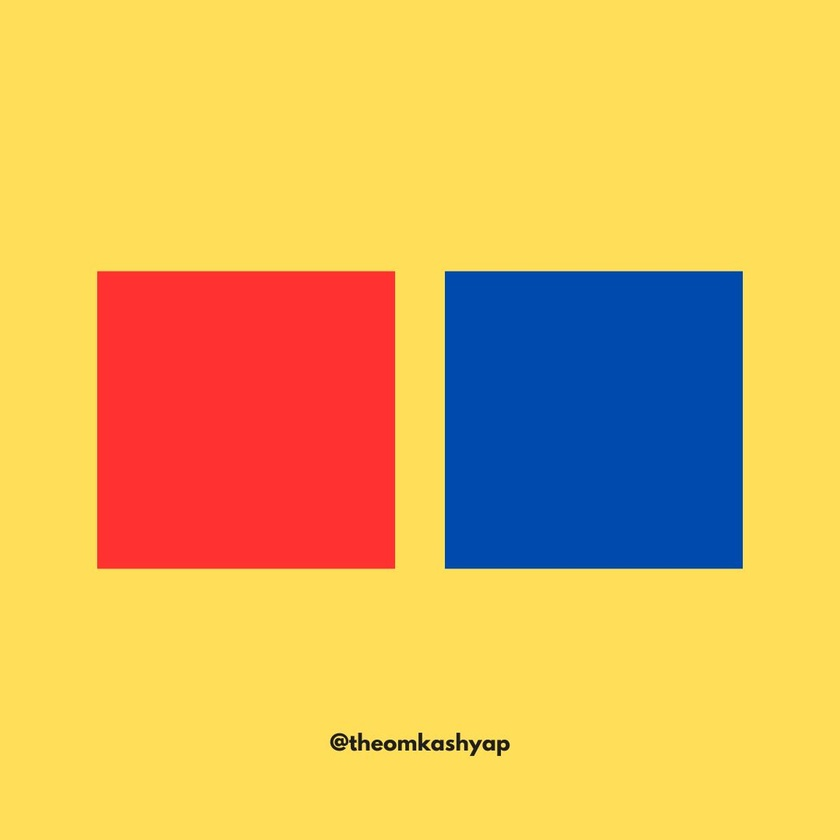
#> input picture sample.jpg, 840 x 840 px, shrunk from 1080 x 1080 before the run, found by its file name
$ python imageencryption.py
#> lines starting #> are read from the running program, lines starting #| are printed output that depends on the picture
from PIL import Image

print("IMAGE ENCRYPTION/DECRYPTION PROGRAM")

def encrypt_image(input_path, output_path, key):
#> called with input_path = 'C:\\Users\\theom\\Desktop\\sample.jpg'
    img = Image.open(input_path)
#> img is the input picture: PIL image 840x840 RGB; mean R, G, B 222.4, 181.3, 94.4
    pixels = img.load()
    width, height = img.size
#> width = 840; height = 840

    for i in range(width):
        for j in range(height):
            r, g, b = pixels[i, j]
            encrypted_pixel = (b, g, r)
            pixels[i, j] = encrypted_pixel

    img.save(output_path)
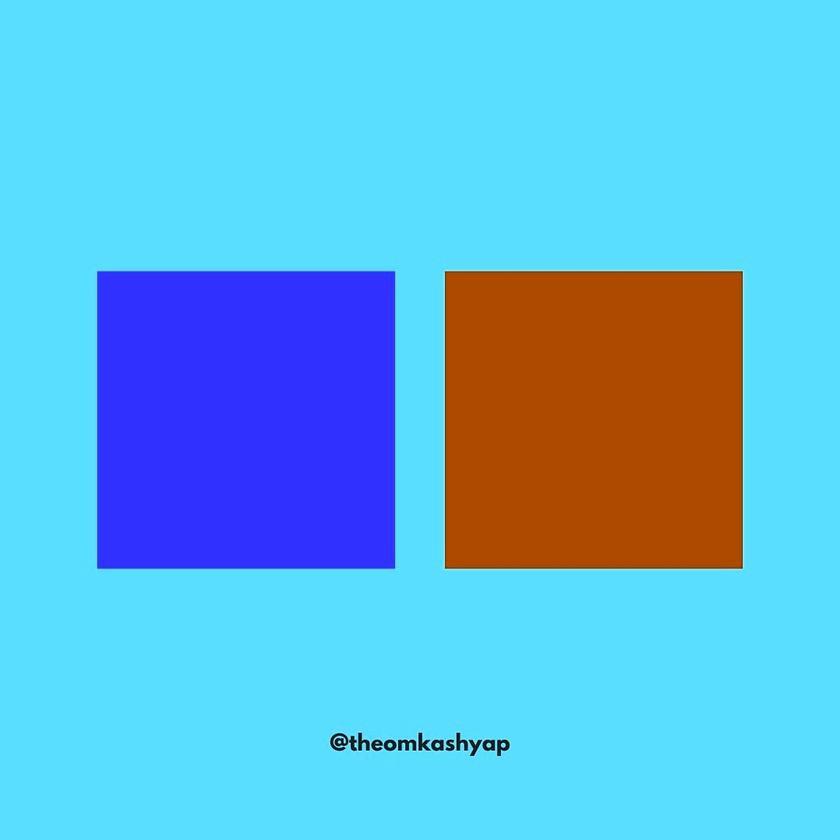
#> saved as encrypted_image.jpg: PIL image 840x840 RGB; mean R, G, B 94.4, 181.3, 222.4
    print("Image encrypted successfully!")

def decrypt_image(input_path, output_path, key):
    img = Image.open(input_path)
    pixels = img.load()
    width, height = img.size
#> width = 840; height = 840

    for i in range(width):
        for j in range(height):
            r, g, b = pixels[i, j]
            decrypted_pixel = (b, g, r)
            pixels[i, j] = decrypted_pixel

    img.save(output_path)
    print("Image decrypted successfully!")

input_image = r"C:\Users\theom\Desktop\sample.jpg"
encrypted_image = r"C:\Users\theom\Desktop\encrypted_image.jpg"
decrypted_image = r"C:\Users\theom\Desktop\decrypted_image.jpg"

encrypt_image(input_image, encrypted_image, key=None)
decrypt_image(encrypted_image, decrypted_image, key=None)
